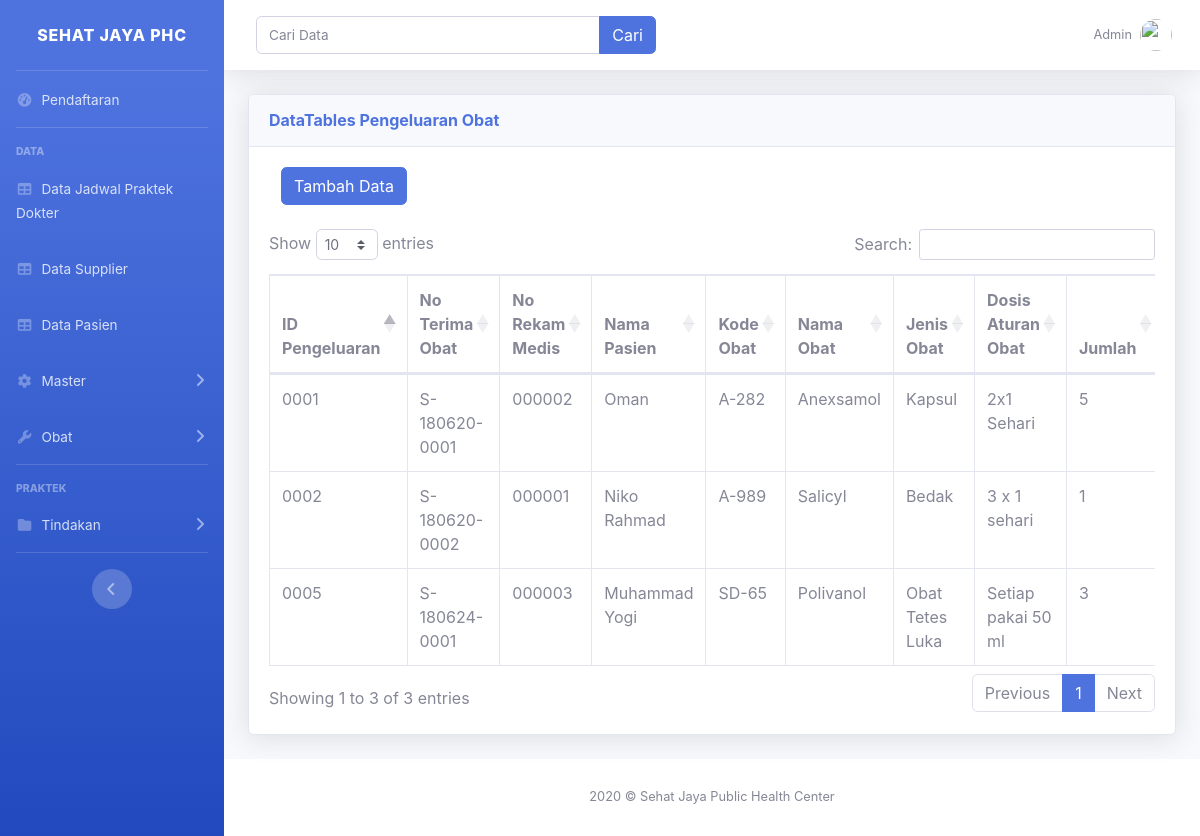
The page /index.php/pengeluaranobat on the database its author committed.
### tables this page shows
CREATE TABLE `tbl_pengeluaran_obat` (
  `id_pengeluaran` varchar(6) NOT NULL,
  `no_terima_obat` varchar(15) NOT NULL,
  `no_rekamedis` char(6) NOT NULL,
  `nama_pasien` varchar(50) NOT NULL,
  `kode_obat` varchar(5) NOT NULL,
  `nama_obat` varchar(50) NOT NULL,
  `jenis_obat` varchar(50) NOT NULL,
  `dosis_aturan_obat` varchar(50) NOT NULL,
  `jumlah` int(4) NOT NULL,
  `satuan` varchar(15) NOT NULL,
  `tgl_serah_obat` date NOT NULL
);

### application/controllers/pengeluaranobat.php (called while the page is built, shortened)
<?php
class pengeluaranobat extends CI_Controller {
    public function __construct(){
        $this->load->model('pengeluaranobat_model');
        $this->load->library('form_validation');
    }
    public function index(){
        $data['title']='List pengeluaranobat';
        $data['tbl_pengeluaran_obat']=$this->pengeluaranobat_model->getAllpengeluaranobat();
        $this->load->view('template/header', $data);
        $this->load->view('pengeluaranobat/index');
        $this->load->view('template/footer');
    }
}
?>

### index.php (called while the page is built, shortened)
<?php
require_once BASEPATH.'core/CodeIgniter.php';

### application/models/pengeluaranobat_model.php (called while the page is built, shortened)
<?php
class pengeluaranobat_model extends CI_Model{
    public function getAllpengeluaranobat(){
        return $this->db->get('tbl_pengeluaran_obat')->result_array();
    }
}
?>

### application/views/pengeluaranobat/index.php (the view, shortened to what this page needs)
    <div class="card shadow mb-4">
      <div class="card-header py-3">
        <h6 class="m-0 font-weight-bold text-primary">DataTables Pengeluaran Obat</h6>
      </div>
      <div class="card-body">
        <div class="table-responsive">
            <div class="col-md-6">
              <a href="<?= base_url();?>pengeluaranobat/tambah" class="btn btn-primary">Tambah Data</a>
            </div>&nbsp
          <table class="table table-bordered" id="dataTable" width="100%" cellspacing="0">
            <thead>
              <tr>
                  <th>ID Pengeluaran</th>
                  <th>No Terima Obat</th>
                  <th>No Rekam Medis</th>
                  <th>Nama Pasien</th>
                  <th>Kode Obat</th>
                  <th>Nama Obat</th>
                  <th>Jenis Obat</th>
                  <th>Dosis Aturan Obat</th>
                  <th>Jumlah</th>
              </tr>
            </thead>
            <tbody>
              <?php foreach($tbl_pengeluaran_obat as $plo):?>
              <tr>
                  <td><?= $plo['id_pengeluaran']?></td>
                  <td><?= $plo['no_terima_obat']?></td>
                  <td><?= $plo['no_rekamedis']?></td>
                  <td><?= $plo['nama_pasien']?></td>
                  <td><?= $plo['kode_obat']?></td>
                  <td><?= $plo['nama_obat']?></td>
                  <td><?= $plo['jenis_obat']?></td>
                  <td><?= $plo['dosis_aturan_obat']?></td>
                  <td><?= $plo['jumlah']?></td>
              </tr>
              <?php endforeach?>
            </tbody>
          </table>
        </div>
      </div>
    </div>
  </div>
</div>

### rows shown on the page
tbl_pengeluaran_obat: id_pengeluaran "0001", no_terima_obat "S-180620-0001", no_rekamedis "000002", nama_pasien "Oman", kode_obat "A-282", nama_obat "Anexsamol", jenis_obat "Kapsul", dosis_aturan_obat "2x1 Sehari", jumlah "5"
tbl_pengeluaran_obat: id_pengeluaran "0002", no_terima_obat "S-180620-0002", no_rekamedis "000001", nama_pasien "Niko Rahmad", kode_obat "A-989", nama_obat "Salicyl", jenis_obat "Bedak", dosis_aturan_obat "3 x 1 sehari", jumlah "1"
tbl_pengeluaran_obat: id_pengeluaran "0005", no_terima_obat "S-180624-0001", no_rekamedis "000003", nama_pasien "Muhammad Yogi", kode_obat "SD-65", nama_obat "Polivanol", jenis_obat "Obat Tetes Luka", dosis_aturan_obat "Setiap pakai 50 ml", jumlah "3"
